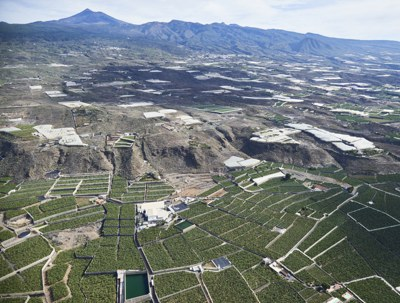
#> input picture data/busqueda/miniaturas/001.jpg, 400 x 303 px
$ python -i centros.py   (imports and definitions only)   (older library calls are emulated)
#> lines starting #> are read from the running program, lines starting #| are printed output that depends on the picture; after the words box and inside, x2 and y2 are one past the last pixel; in counts of white or black regions, pixels touching at a corner belong together
### centinela_core/vegetation.py
"""Máscara de vegetación a partir de índices RGB.

En una parcela de plantación, un árbol se distingue del suelo desnudo por dos
señales:

- **color**: la copa es más verde que el suelo → ExG (Excess Green) sobre canales
  cromáticos normalizados, aproximadamente invariante a la iluminación.
- **brillo**: la copa es más oscura que el suelo seco → término de oscuridad
  sobre la luminancia (canal L de Lab).

En imágenes de dron a baja altura la copa es de un verde vivo y ExG basta. En
imágenes aéreas más desaturadas (satélite, bruma, compresión) el verde casi
desaparece y lo que separa la copa del suelo es que es más oscura. El índice
`combo` (por defecto) combina ambas señales estandarizadas, así funciona en los
dos casos sin re-parametrizar (ROADMAP §5.5, §5.8).
"""

from __future__ import annotations

import numpy as np
from skimage.filters import threshold_otsu


def _chromatic(rgb: np.ndarray) -> tuple[np.ndarray, np.ndarray, np.ndarray]:
    f = rgb.astype(np.float32)
    total = f.sum(axis=2) + 1e-6
    return f[..., 0] / total, f[..., 1] / total, f[..., 2] / total


def _otsu_gap_norm(x: np.ndarray) -> np.ndarray:
    """Reescala `x` a "separaciones de clase" respecto del umbral de Otsu.

    (x - t) / (media_alta - media_baja). Independiente del balance de clases,
    a diferencia del z-score: da lo mismo si la copa ocupa el 10 % o el 60 %
    de la imagen. Deja los dos índices de `combo` en unidades comparables.
    """
    finite = x[np.isfinite(x)]
    if finite.size == 0:
        return np.zeros_like(x)
    t = threshold_otsu(finite)
    lo = finite[finite < t]
    hi = finite[finite >= t]
    gap = (hi.mean() if hi.size else t) - (lo.mean() if lo.size else t)
    return (x - t) / (gap + 1e-6)


def excess_green(rgb: np.ndarray) -> np.ndarray:
    r, g, b = _chromatic(rgb)
    return 2.0 * g - r - b


def excess_green_red(rgb: np.ndarray) -> np.ndarray:
    r, g, b = _chromatic(rgb)
    return (2.0 * g - r - b) - (1.4 * r - g)


def darkness(rgb: np.ndarray) -> np.ndarray:
    """Alto para píxeles oscuros (copa) y bajo para claros (suelo seco)."""
    f = rgb.astype(np.float32)
    luminance = 0.2126 * f[..., 0] + 0.7152 * f[..., 1] + 0.0722 * f[..., 2]
    return -luminance


def combo(rgb: np.ndarray) -> np.ndarray:
    """ExG + oscuridad, cada uno normalizado por su propia separación de Otsu.

    La copa es más verde Y más oscura que el suelo. Sumar las dos señales en
    unidades comparables hace que el índice funcione tanto con imágenes de dron
    (verde vivo, ExG fuerte) como con imágenes desaturadas de satélite (ExG casi
    nulo, manda la oscuridad) sin re-parametrizar.
    """
    return _otsu_gap_norm(excess_green(rgb)) + _otsu_gap_norm(darkness(rgb))


# [36 lines left out: functions vari, gli, _hsv_green, not called in this run]


INDEXES = {
    "combo": combo,
    "exg": excess_green,
    "exgr": excess_green_red,
    "dark": darkness,
    "vari": vari,
    "gli": gli,
    "hsv": _hsv_green,
}


# [19 lines left out: functions vegetation_index, vegetation_mask, not called in this run]

### centinela_core/centros.py
"""Detección de centros de planta — conteo sin segmentar manchas.

El pipeline de manchas (`pipeline.py`) supone que cada planta es una mancha verde
sobre un fondo que no es verde, y cuenta manchas. En un platanal real las dos
premisas fallan a la vez: el entresurco es pasto verde y las hojas de matas vecinas
se tocan. La segmentación entrega pedazos de hoja y huecos entre hojas, y el conteo
sale de ahí (docs/resultados-centros.md §1).

Este módulo no segmenta. Busca **un punto por planta** en un mapa de "centralidad"
y se queda con sus máximos locales:

    forma "estrella"   plátano, banano, palma: las hojas salen de un mismo punto.
                       Cada borde de hoja vota a lo largo de su propia dirección;
                       los votos se acumulan donde convergen las hojas.
    forma "copa"       cítricos, cacao, frutales: la copa es una mancha redonda más
                       verde y más oscura que lo que la rodea. Un filtro pasabanda
                       (diferencia de gaussianas) del índice de vegetación, a la
                       escala de la copa.

Las dos formas necesitan saber **cuánto mide una planta en la foto**. Una plantación
es casi periódica, así que ese tamaño se estima con la autocorrelación de la imagen:
el primer pico prominente es la distancia entre plantas vecinas. Si la foto no tiene
periodo claro (plantas sueltas, bordes de lote), el estimador lo dice y el tamaño se
fija a mano.

El conteo se publica con su sensibilidad a esa escala: se repite con el tamaño
±10 % (el error típico del estimador). Si el número casi no cambia, el conteo es consistente; si cambia mucho, se
publica el rango. Es el mismo criterio de `stability.py`, aplicado al parámetro que
aquí manda.
"""

from __future__ import annotations

from dataclasses import dataclass, field

import cv2
import numpy as np
import pandas as pd
from scipy.signal import find_peaks
from skimage.feature import peak_local_max

from .health import robust_z
from .vegetation import combo, vari

FORMAS = ("estrella", "copa")
# Por debajo de esta prominencia el pico de la autocorrelación es ruido de textura.
PROMINENCIA_MIN = 0.01
# Variación de escala con la que se mide la sensibilidad del conteo.
SENSIBILIDAD = (0.9, 1.1)
# Tolerancia relativa para llamar "consistente" a un conteo.
TOLERANCIA = 0.10


@dataclass
class Escala:
    px: int | None  # distancia típica entre plantas vecinas, en píxeles
    prominencia: float  # qué tan marcado es el periodo (0 = nada)
    fuente: str  # "autocorrelacion" | "manual" | "sin_periodo"


@dataclass
class ResultadoCentros:
    rgb: np.ndarray
    mapa: np.ndarray  # mapa de centralidad sobre el que se buscan los máximos
    detecciones: pd.DataFrame  # x_px, y_px, puntaje — una fila por planta
    forma: str
    escala: Escala
    sensibilidad: dict[float, int] = field(default_factory=dict)  # factor → conteo

    @property
    def n(self) -> int:
        return len(self.detecciones)

    # [9 lines left out: functions rango, consistente, not called in this run]


# --------------------------------------------------------------------------- escala


def _autocorrelacion(m: np.ndarray) -> tuple[np.ndarray, np.ndarray, np.ndarray]:
    """Autocorrelación normalizada centrada, distancia al centro de cada píxel y el
    perfil radial (promedio por anillo: valor por distancia en px)."""
    m = m.astype(np.float64) - m.mean()
    f = np.fft.fft2(m)
    ac = np.fft.fftshift(np.fft.ifft2(f * np.conj(f)).real)
    ac /= ac.max() + 1e-12
    h, w = ac.shape
    yy, xx = np.mgrid[:h, :w]
    r = np.hypot(yy - h // 2, xx - w // 2)
    ri = r.astype(int)
    perfil = np.bincount(ri.ravel(), ac.ravel()) / np.bincount(ri.ravel())
    return ac, r, perfil[: min(h, w) // 3]


def estimar_escala(rgb: np.ndarray) -> Escala:
    """Distancia entre plantas vecinas a partir de la autocorrelación de la imagen.

    Se prueba sobre la luminancia y sobre el índice de vegetación, porque según la
    escena la planta se distingue del fondo por una cosa o por la otra (en el platanal,
    la hoja es más clara que el pasto; en el huerto, la copa es más verde que el suelo).
    Gana el mapa con el periodo más marcado.

    Dos cuidados. En el perfil radial, una cuadrícula también da pico al doble de la
    distancia, a veces un poco más prominente: se toma el pico más cercano cuya
    prominencia sea al menos la mitad de la mayor. Y el promedio por anillos mezcla a
    los vecinos directos con los diagonales y corre el pico hacia afuera: el valor se
    refina con el máximo de la autocorrelación 2D cerca de esa distancia.
    """
    lum = cv2.cvtColor(rgb, cv2.COLOR_RGB2LAB)[..., 0].astype(np.float32)
    mejor, ac_mejor, prom_max = Escala(None, 0.0, "sin_periodo"), None, 0.0
    for m in (lum, combo(rgb)):
        ac, r, perfil = _autocorrelacion(m)
        picos, props = find_peaks(perfil, prominence=PROMINENCIA_MIN)
        ok = picos >= 6
        picos, prom = picos[ok], props["prominences"][ok]
        if not len(picos) or prom.max() <= prom_max:
            continue
        prom_max = float(prom.max())
        i = int(np.flatnonzero(prom >= 0.5 * prom_max)[0])
        mejor, ac_mejor = Escala(int(picos[i]), float(prom[i]), "autocorrelacion"), (ac, r)
    if ac_mejor is not None:
        ac, r = ac_mejor
        # Solo máximos locales verdaderos: en el borde interior del anillo la
        # autocorrelación todavía viene bajando desde el centro y ganaría siempre.
        h, w = ac.shape
        k = int(1.3 * mejor.px) + 2
        y0, x0 = max(0, h // 2 - k), max(0, w // 2 - k)
        ventana = ac[y0 : h // 2 + k, x0 : w // 2 + k]
        maximos = peak_local_max(ventana, min_distance=max(2, mejor.px // 6), exclude_border=False)
        if len(maximos):
            rm = r[maximos[:, 0] + y0, maximos[:, 1] + x0]
            ok = (rm >= 0.7 * mejor.px) & (rm <= 1.2 * mejor.px)
            if ok.any():
                vals = ventana[maximos[ok, 0], maximos[ok, 1]]
                mejor.px = round(float(rm[ok][np.argmax(vals)]))
    return mejor


# --------------------------------------------------------------------------- mapas


# [40 lines left out: functions mapa_estrella, mapa_copa, not called in this run]


def _es_verde(rgb: np.ndarray) -> np.ndarray:
    a = rgb.astype(np.int16)
    return ((a[..., 1] > a[..., 0]) & (a[..., 1] > a[..., 2])).astype(np.float32)


# --------------------------------------------------------------------------- detección


# [24 lines left out: function _maximos, not called in this run]


def _mapa(rgb: np.ndarray, forma: str, p: float) -> np.ndarray:
    return mapa_estrella(rgb, p) if forma == "estrella" else mapa_copa(rgb, p)


def detectar(
    rgb: np.ndarray,
    forma: str = "estrella",
    tamano_px: float | None = None,
    sensibilidad: bool = True,
) -> ResultadoCentros:
    """Un punto por planta. `tamano_px` fija la escala a mano (distancia entre plantas)."""
    if forma not in FORMAS:
        raise ValueError(f"forma desconocida: {forma!r} (válidas: {', '.join(FORMAS)})")
    if tamano_px:
        escala = Escala(round(tamano_px), 0.0, "manual")
    else:
        escala = estimar_escala(rgb)
    if escala.px is None:
        vacio = pd.DataFrame(columns=["x_px", "y_px", "puntaje"])
        return ResultadoCentros(rgb, np.zeros(rgb.shape[:2], np.float32), vacio, forma, escala)

    p = float(escala.px)
    mapa = _mapa(rgb, forma, p)
    dets = _maximos(mapa, rgb, forma, p)
    sens = {1.0: len(dets)}
    if sensibilidad:
        for f in SENSIBILIDAD:
            sens[f] = len(_maximos(_mapa(rgb, forma, p * f), rgb, forma, p * f))
    return ResultadoCentros(rgb, mapa, dets, forma, escala, dict(sorted(sens.items())))


# [23 lines left out: function revisar_vigor, not called in this run]

>>> import cv2
>>> picture = cv2.cvtColor(cv2.imread('../data/busqueda/miniaturas/001.jpg'), cv2.COLOR_BGR2RGB)
>>> result = detectar(picture)
#> in estimar_escala, `lum = cv2.cvtColor(rgb, cv2.COLOR_RGB2LAB)[..., 0].astype(np.float32)`:
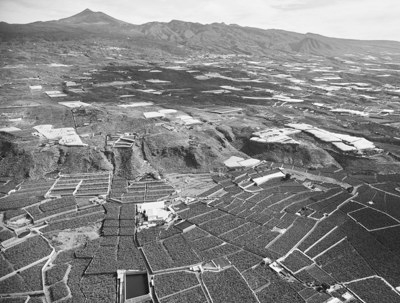
#> lum: shape (303, 400) float32; min 9, max 255, mean 132.3
#> in _chromatic, `total = f.sum(axis=2) + 1e-6`:
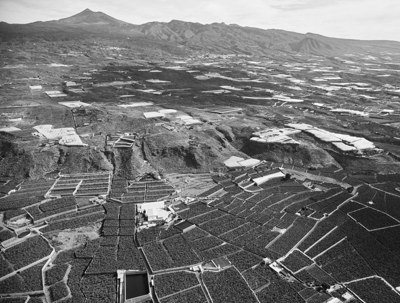
#> total: shape (303, 400) float32; min 43, max 764, mean 372.9; drawn with min black and max white
#> in excess_green, `r, g, b = _chromatic(rgb)`:
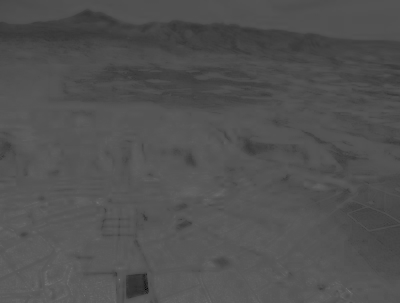
#> r: shape (303, 400) float32; min 0.0164, max 0.46, mean 0.32
#> in excess_green, `r, g, b = _chromatic(rgb)`:
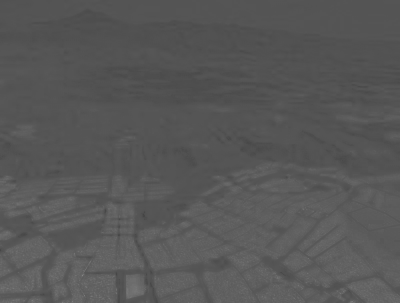
#> g: shape (303, 400) float32; min 0.267, max 0.525, mean 0.345
#> in _otsu_gap_norm, `t = threshold_otsu(finite)`: t = 0.0593
#> in _otsu_gap_norm, `gap = (hi.mean() if hi.size else t) - (lo.mean() if lo.size else t)`: gap = 0.142
#> the loop in estimar_escala, `for m in (lum, combo(rgb)):` made 2 passes
#> (h in _autocorrelacion, w in _autocorrelacion) on passes 1 to 2: (303, 400), (303, 400)

$ run again, on data/busqueda/miniaturas/002.jpg
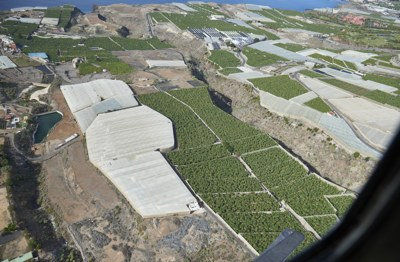
#> input picture data/busqueda/miniaturas/002.jpg, 400 x 262 px
#> in _chromatic, `total = f.sum(axis=2) + 1e-6`:
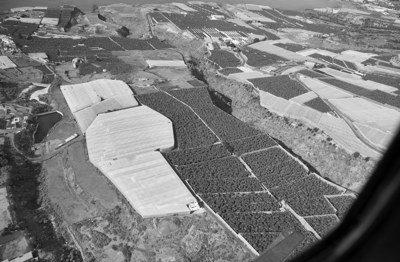
#> total: shape (262, 400) float32; min 7, max 754, mean 372.8; drawn with min black and max white
#> in excess_green, `r, g, b = _chromatic(rgb)`:
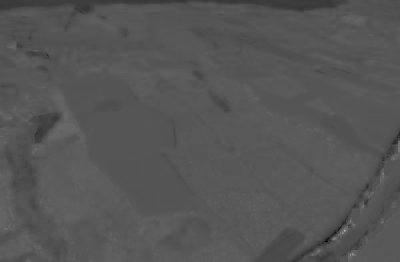
#> r: shape (262, 400) float32; min 0, max 0.667, mean 0.338
#> t = 0.0856
#> gap = 0.145
#> the loop in estimar_escala, `for m in (lum, combo(rgb)):` made 2 passes
#> (h in _autocorrelacion, w in _autocorrelacion) on passes 1 to 2: (262, 400), (262, 400)

$ run again, on data/busqueda/miniaturas/003.jpg
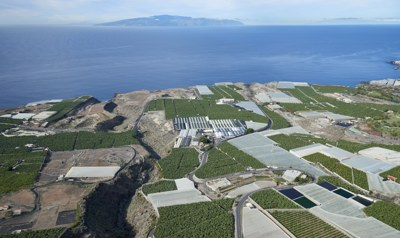
#> input picture data/busqueda/miniaturas/003.jpg, 400 x 238 px
#> t = 0.0794
#> gap = 0.171
#> the loop in estimar_escala, `for m in (lum, combo(rgb)):` made 2 passes
#> (h in _autocorrelacion, w in _autocorrelacion) on pass 1: (238, 400)
#> k = 78
#> y0 = 41; x0 = 122
#> maximos = [[78, 78], [78, 0], [78, 155], [37, 22], [119, 134], [25, 106], [131, 50]]
#> rm = [0, 78, 77, 69.4, 69.4, 59.94, 59.94]
#> in estimar_escala, `ok = (rm >= 0.7 * mejor.px) & (rm <= 1.2 * mejor.px)`: ok = [False, False, False, True, True, True, True]
#> vals = [0.116, 0.116, 0.0893, 0.0893]
#> mejor.px = 69
#> paso = 1.48
#> cand = [[181, 282], [190, 340], [143, 320], [127, 277], [196, 236], [133, 57], [171, 115], [113, 131], [25, 356], [233, 30], [15, 148]]
#> v = [3677.1, 3271.4, 3172.8, 3129, 3121.1, 2537.2, 2422.3, 1897.8, 948.1, 757.2, 539.4]
#> in _maximos, `picos = cand[v >= 0.25 * np.percentile(v, 90)]`: picos = [[181, 282], [190, 340], [143, 320], [127, 277], [196, 236], [133, 57], [171, 115], [113, 131], [25, 356]]
#> in _es_verde, `return ((a[..., 1] > a[..., 0]) & (a[..., 1] > a[..., 2])).astype(np.f..`:
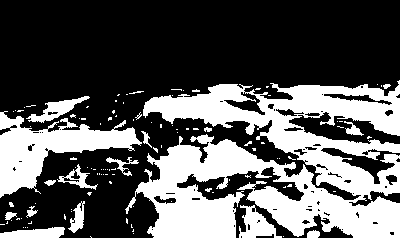
#> returned value: shape (238, 400) float32; values 0 (black) and 1 (white), 35.1% white; 113 white regions (96 under 20 px), largest, box (x1, y1, x2, y2) and area: (125, 80, 400, 238) 24976, (0, 111, 142, 198) 4846, (239, 205, 282, 238) 713
#> in _maximos, `verde = cv2.blur(_es_verde(rgb), (max(3, int(0.3 * p)),) * 2)`:
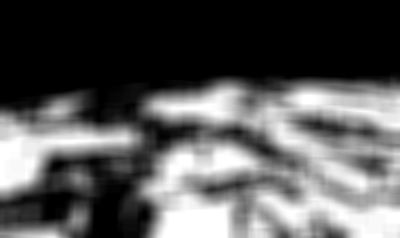
#> verde: shape (238, 400) float32; min 0, max 1, mean 0.349
#> in _maximos, `picos = picos[verde[picos[:, 0], picos[:, 1]] >= 0.5]`: picos = [[190, 340], [143, 320], [127, 277], [133, 57]]
#> dets = table of 4 rows and 3 columns
#> in detectar, `sens = {1.0: len(dets)}`: sens = {1: 4}
#> the loop in detectar, `for f in SENSIBILIDAD:` made 2 passes
#> after the loop in detectar, `for f in SENSIBILIDAD:`: sens = {1: 4, 0.9: 4, 1.1: 2}

$ run again, on data/busqueda/miniaturas/004.jpg
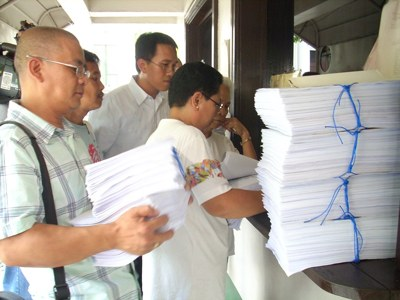
#> input picture data/busqueda/miniaturas/004.jpg, 400 x 300 px
#> in estimar_escala, `lum = cv2.cvtColor(rgb, cv2.COLOR_RGB2LAB)[..., 0].astype(np.float32)`:
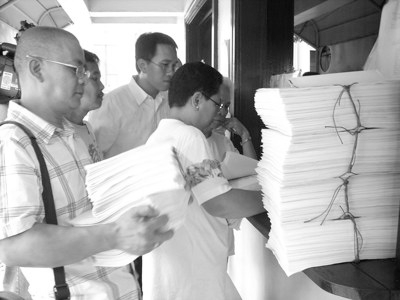
#> lum: shape (300, 400) float32; min 2, max 255, mean 168.5
#> in excess_green, `r, g, b = _chromatic(rgb)`:
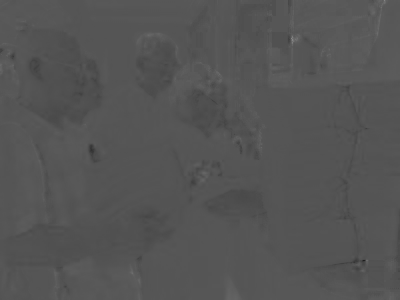
#> g: shape (300, 400) float32; min 0.118, max 0.529, mean 0.333
#> t = -0.0222
#> gap = 0.0709
#> the loop in estimar_escala, `for m in (lum, combo(rgb)):` made 2 passes
#> (h in _autocorrelacion, w in _autocorrelacion) on passes 1 to 2: (300, 400), (300, 400)
